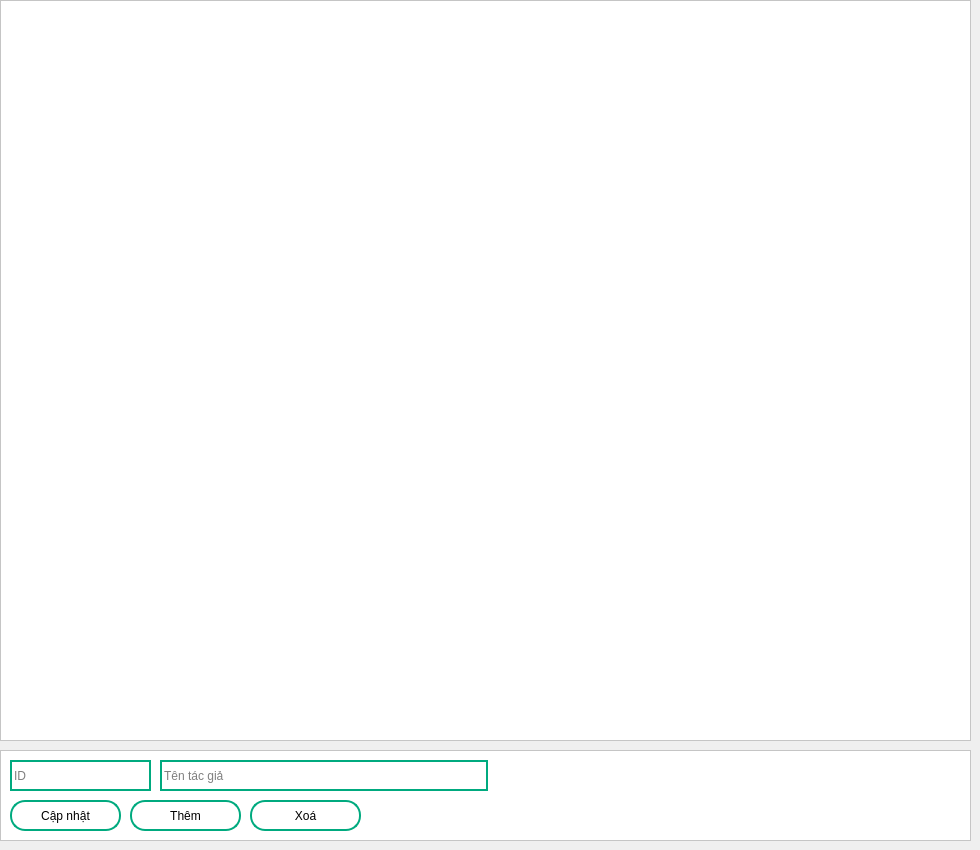
        <widget class="QWidget" name="page_6">
         <widget class="QTableWidget" name="Table_tacgia">
          <property name="geometry">
           <rect>
            <x>0</x>
            <y>0</y>
            <width>971</width>
            <height>741</height>
           </rect>
          </property>
          <property name="styleSheet">
           <string notr="true">background-color: rgb(255, 255, 255);</string>
          </property>
         </widget>
         <widget class="QFrame" name="frame_7">
          <property name="geometry">
           <rect>
            <x>0</x>
            <y>750</y>
            <width>971</width>
            <height>91</height>
           </rect>
          </property>
          <property name="styleSheet">
           <string notr="true">background-color: rgb(255, 255, 255);</string>
          </property>
          <property name="frameShape">
           <enum>QFrame::StyledPanel</enum>
          </property>
          <property name="frameShadow">
           <enum>QFrame::Raised</enum>
          </property>
          <widget class="QPushButton" name="Btn_Update_Auth">
           <property name="geometry">
            <rect>
             <x>10</x>
             <y>50</y>
             <width>111</width>
             <height>31</height>
            </rect>
           </property>
           <property name="styleSheet">
            <string notr="true">QPushButton{
	border: 2px solid rgb(0, 170, 127);
	border-radius: 15px;
}

QPushButton:hover{
	color: rgb(255, 255, 255);
	background-color: rgb(0, 170, 127);
}</string>
           </property>
           <property name="text">
            <string>Cập nhật</string>
           </property>
          </widget>
          <widget class="QPushButton" name="Btn_Add_Auth">
           <property name="geometry">
            <rect>
             <x>130</x>
             <y>50</y>
             <width>111</width>
             <height>31</height>
            </rect>
           </property>
           <property name="styleSheet">
            <string notr="true">QPushButton{
	border: 2px solid rgb(0, 170, 127);
	border-radius: 15px;
}

QPushButton:hover{
	color: rgb(255, 255, 255);
	background-color: rgb(0, 170, 127);
}</string>
           </property>
           <property name="text">
            <string>Thêm</string>
           </property>
          </widget>
          <widget class="QPushButton" name="Btn_Del_Auth">
           <property name="geometry">
            <rect>
             <x>250</x>
             <y>50</y>
             <width>111</width>
             <height>31</height>
            </rect>
           </property>
           <property name="styleSheet">
            <string notr="true">QPushButton{
	border: 2px solid rgb(0, 170, 127);
	border-radius: 15px;
}

QPushButton:hover{
	color: rgb(255, 255, 255);
	background-color: rgb(0, 170, 127);
}</string>
           </property>
           <property name="text">
            <string>Xoá</string>
           </property>
          </widget>
          <widget class="QLineEdit" name="lineEdit_AuthN">
           <property name="geometry">
            <rect>
             <x>160</x>
             <y>10</y>
             <width>328</width>
             <height>31</height>
            </rect>
           </property>
           <property name="styleSheet">
            <string notr="true">border:2px solid rgb(0, 170, 127);</string>
           </property>
           <property name="placeholderText">
            <string>Tên tác giả</string>
           </property>
          </widget>
          <widget class="QLineEdit" name="lineEdit_AuthID">
           <property name="geometry">
            <rect>
             <x>10</x>
             <y>10</y>
             <width>141</width>
             <height>31</height>
            </rect>
           </property>
           <property name="styleSheet">
            <string notr="true">border:2px solid rgb(0, 170, 127);</string>
           </property>
           <property name="placeholderText">
            <string>ID</string>
           </property>
          </widget>
         </widget>
        </widget>
